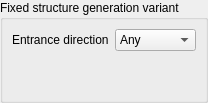
         <widget class="QWidget" name="pageTemple">
          <layout class="QGridLayout" name="gridLayoutTemple">
           <property name="leftMargin">
            <number>0</number>
           </property>
           <property name="topMargin">
            <number>0</number>
           </property>
           <property name="rightMargin">
            <number>0</number>
           </property>
           <property name="bottomMargin">
            <number>0</number>
           </property>
           <item row="0" column="0">
            <widget class="QGroupBox" name="groupBoxTemple">
             <property name="title">
              <string>Fixed structure generation variant</string>
             </property>
             <layout class="QGridLayout" name="gridLayoutTemple2">
              <item row="0" column="0">
               <widget class="QLabel" name="labelTempleOrientation">
                <property name="text">
                 <string>Entrance direction</string>
                </property>
               </widget>
              </item>
              <item row="0" column="1">
               <widget class="QComboBox" name="comboTempleOrientation">
                <item>
                 <property name="text">
                  <string>Any</string>
                 </property>
                </item>
                <item>
                 <property name="text">
                  <string>North</string>
                 </property>
                </item>
                <item>
                 <property name="text">
                  <string>East</string>
                 </property>
                </item>
                <item>
                 <property name="text">
                  <string>South</string>
                 </property>
                </item>
                <item>
                 <property name="text">
                  <string>West</string>
                 </property>
                </item>
               </widget>
              </item>
              <item row="1" column="0" colspan="2">
               <spacer name="verticalSpacerTemple">
                <property name="orientation">
                 <enum>Qt::Vertical</enum>
                </property>
                <property name="sizeHint" stdset="0">
                 <size>
                  <width>20</width>
                  <height>40</height>
                 </size>
                </property>
               </spacer>
              </item>
             </layout>
            </widget>
           </item>
          </layout>
         </widget>
